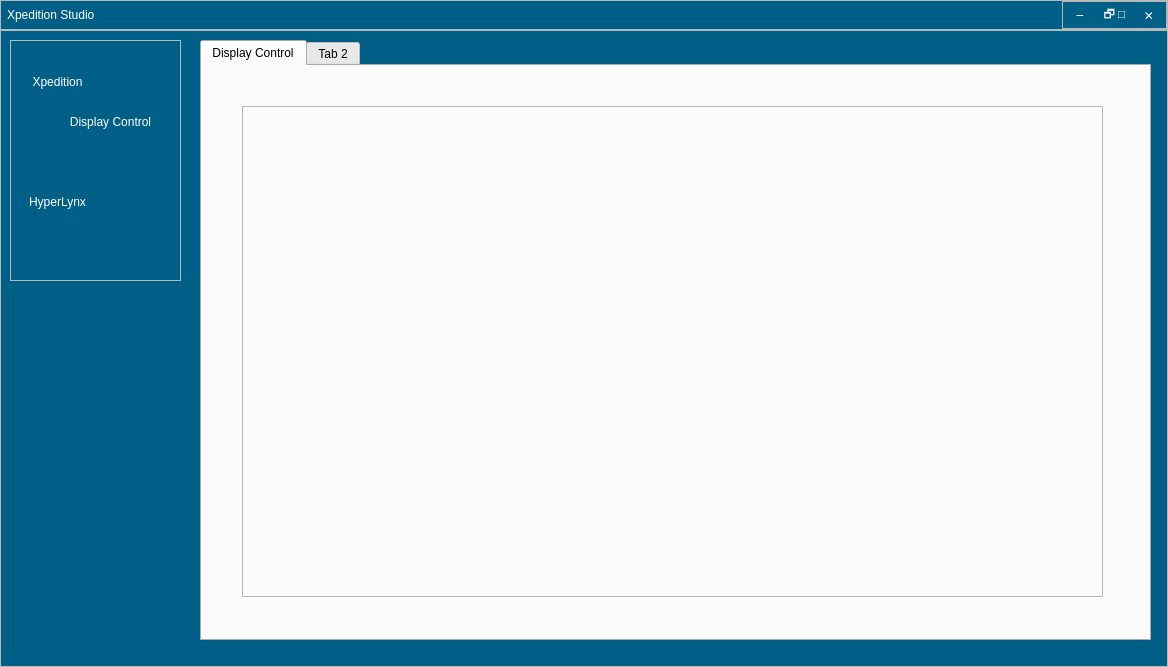
<?xml version="1.0" encoding="UTF-8"?>
<ui version="4.0">
 <class>MainWindow</class>
 <widget class="QMainWindow" name="MainWindow">
  <property name="geometry">
   <rect>
    <x>0</x>
    <y>0</y>
    <width>1168</width>
    <height>667</height>
   </rect>
  </property>
  <property name="windowTitle">
   <string>MainWindow</string>
  </property>
  <property name="styleSheet">
   <string notr="true">QMainWindow {
background-color:rgb(0, 95, 135);
}

/*
QFrame {
	border-style: solid;
	border-color: white;
	border-width: 1px;
}*/

QPushButton{
	border: none;
	color: white;
	qproperty-alignment: AlignCenter;
	text-align: center;
	padding: 0px;

	background-color:rgb(0, 95, 135);
}
QPushButton:hover:!pressed{
	background-color:rgb(0, 76, 108);
}
QPushButton:pressed{
	background-color:rgb(7, 48, 66);
}</string>
  </property>
  <widget class="QWidget" name="centralwidget">
   <layout class="QGridLayout" name="gridLayout">
    <property name="leftMargin">
     <number>0</number>
    </property>
    <property name="topMargin">
     <number>0</number>
    </property>
    <property name="rightMargin">
     <number>0</number>
    </property>
    <property name="bottomMargin">
     <number>0</number>
    </property>
    <property name="spacing">
     <number>0</number>
    </property>
    <item row="0" column="0">
     <widget class="QFrame" name="main_header">
      <property name="maximumSize">
       <size>
        <width>16777215</width>
        <height>30</height>
       </size>
      </property>
      <property name="styleSheet">
       <string notr="true">color:white;</string>
      </property>
      <property name="frameShape">
       <enum>QFrame::StyledPanel</enum>
      </property>
      <property name="frameShadow">
       <enum>QFrame::Raised</enum>
      </property>
      <layout class="QHBoxLayout" name="horizontalLayout_2">
       <property name="spacing">
        <number>0</number>
       </property>
       <property name="leftMargin">
        <number>6</number>
       </property>
       <property name="topMargin">
        <number>0</number>
       </property>
       <property name="rightMargin">
        <number>0</number>
       </property>
       <property name="bottomMargin">
        <number>0</number>
       </property>
       <item>
        <widget class="QLabel" name="label">
         <property name="maximumSize">
          <size>
           <width>16777215</width>
           <height>30</height>
          </size>
         </property>
         <property name="text">
          <string>Xpedition Studio</string>
         </property>
        </widget>
       </item>
       <item>
        <widget class="QFrame" name="main_header_buttons">
         <property name="maximumSize">
          <size>
           <width>105</width>
           <height>35</height>
          </size>
         </property>
         <property name="frameShape">
          <enum>QFrame::StyledPanel</enum>
         </property>
         <property name="frameShadow">
          <enum>QFrame::Raised</enum>
         </property>
         <layout class="QHBoxLayout" name="horizontalLayout">
          <property name="spacing">
           <number>0</number>
          </property>
          <property name="leftMargin">
           <number>0</number>
          </property>
          <property name="topMargin">
           <number>0</number>
          </property>
          <property name="rightMargin">
           <number>0</number>
          </property>
          <property name="bottomMargin">
           <number>0</number>
          </property>
          <item>
           <widget class="QPushButton" name="window_button_minimize">
            <property name="minimumSize">
             <size>
              <width>20</width>
              <height>20</height>
             </size>
            </property>
            <property name="maximumSize">
             <size>
              <width>35</width>
              <height>30</height>
             </size>
            </property>
            <property name="font">
             <font>
              <kerning>true</kerning>
             </font>
            </property>
            <property name="styleSheet">
             <string notr="true"/>
            </property>
            <property name="text">
             <string>–</string>
            </property>
            <property name="autoDefault">
             <bool>false</bool>
            </property>
            <property name="default">
             <bool>false</bool>
            </property>
            <property name="flat">
             <bool>false</bool>
            </property>
           </widget>
          </item>
          <item>
           <widget class="QPushButton" name="window_button_Restore">
            <property name="minimumSize">
             <size>
              <width>20</width>
              <height>20</height>
             </size>
            </property>
            <property name="maximumSize">
             <size>
              <width>35</width>
              <height>30</height>
             </size>
            </property>
            <property name="text">
             <string>🗗 □</string>
            </property>
            <property name="flat">
             <bool>true</bool>
            </property>
           </widget>
          </item>
          <item>
           <widget class="QPushButton" name="window_button_quit">
            <property name="minimumSize">
             <size>
              <width>20</width>
              <height>20</height>
             </size>
            </property>
            <property name="maximumSize">
             <size>
              <width>35</width>
              <height>30</height>
             </size>
            </property>
            <property name="text">
             <string>✕</string>
            </property>
            <property name="flat">
             <bool>true</bool>
            </property>
           </widget>
          </item>
         </layout>
        </widget>
       </item>
      </layout>
     </widget>
    </item>
    <item row="1" column="0">
     <widget class="QFrame" name="main_body">
      <property name="frameShape">
       <enum>QFrame::StyledPanel</enum>
      </property>
      <property name="frameShadow">
       <enum>QFrame::Raised</enum>
      </property>
      <widget class="QFrame" name="menu">
       <property name="geometry">
        <rect>
         <x>10</x>
         <y>10</y>
         <width>171</width>
         <height>241</height>
        </rect>
       </property>
       <property name="frameShape">
        <enum>QFrame::StyledPanel</enum>
       </property>
       <property name="frameShadow">
        <enum>QFrame::Raised</enum>
       </property>
       <widget class="QPushButton" name="menu_button_xpedition">
        <property name="geometry">
         <rect>
          <x>10</x>
          <y>30</y>
          <width>75</width>
          <height>24</height>
         </rect>
        </property>
        <property name="text">
         <string>Xpedition</string>
        </property>
        <property name="icon">
         <iconset resource="../../assets/resources.qrc">
          <normaloff>:/icons/icons/Button.svg</normaloff>:/icons/icons/Button.svg</iconset>
        </property>
       </widget>
       <widget class="QPushButton" name="menu_button_hyperlynx">
        <property name="geometry">
         <rect>
          <x>10</x>
          <y>150</y>
          <width>75</width>
          <height>24</height>
         </rect>
        </property>
        <property name="text">
         <string>HyperLynx</string>
        </property>
        <property name="icon">
         <iconset resource="../../assets/resources.qrc">
          <normaloff>:/icons/icons/Button.svg</normaloff>:/icons/icons/Button.svg</iconset>
        </property>
       </widget>
       <widget class="QPushButton" name="menu_button_xpedition_3">
        <property name="geometry">
         <rect>
          <x>40</x>
          <y>70</y>
          <width>121</width>
          <height>24</height>
         </rect>
        </property>
        <property name="autoFillBackground">
         <bool>false</bool>
        </property>
        <property name="text">
         <string>Display Control</string>
        </property>
        <property name="icon">
         <iconset resource="../../assets/resources.qrc">
          <normaloff>:/icons/icons/Button.svg</normaloff>:/icons/icons/Button.svg</iconset>
        </property>
        <property name="checkable">
         <bool>false</bool>
        </property>
        <property name="checked">
         <bool>false</bool>
        </property>
       </widget>
      </widget>
      <widget class="QTabWidget" name="contents">
       <property name="geometry">
        <rect>
         <x>200</x>
         <y>10</y>
         <width>951</width>
         <height>601</height>
        </rect>
       </property>
       <property name="currentIndex">
        <number>0</number>
       </property>
       <widget class="QWidget" name="tab">
        <attribute name="title">
         <string>Display Control</string>
        </attribute>
        <widget class="QFrame" name="frame">
         <property name="geometry">
          <rect>
           <x>40</x>
           <y>40</y>
           <width>861</width>
           <height>491</height>
          </rect>
         </property>
         <property name="frameShape">
          <enum>QFrame::StyledPanel</enum>
         </property>
         <property name="frameShadow">
          <enum>QFrame::Raised</enum>
         </property>
        </widget>
       </widget>
       <widget class="QWidget" name="tab_2">
        <attribute name="title">
         <string>Tab 2</string>
        </attribute>
       </widget>
      </widget>
     </widget>
    </item>
   </layout>
  </widget>
 </widget>
 <resources>
  <include location="../../assets/resources.qrc"/>
 </resources>
 <connections/>
</ui>
